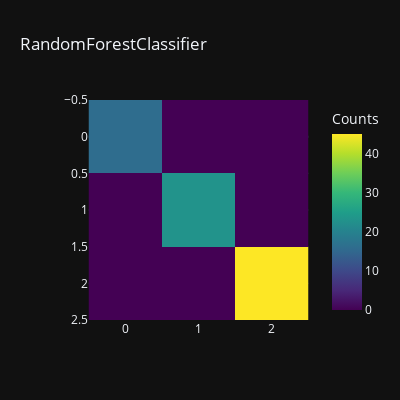

Here is the notebook cell this chart was saved with:
### Code cell
models = [rfc]
for model in models:
    model.fit(x_train, y_train)
    y_pred = model.predict(x_test)
    print(type(model).__name__,"Mean_absolute_error: ",mean_absolute_error(y_test, y_pred))
    print(type(model).__name__,"Mean_squared_error: ",mean_squared_error(y_test, y_pred))
    print(type(model).__name__,"Root_mean_squared_error: ",np.sqrt(mean_squared_error(y_test, y_pred)))
    print(type(model).__name__,"R2_score: ",r2_score(y_test, y_pred))
    print(type(model).__name__,"Classification_report: \n",classification_report(y_test, y_pred))
    

    fig=px.imshow(confusion_matrix(y_test, y_pred),color_continuous_scale="Viridis",title=type(model).__name__,
                  width=400,height=400,labels=dict(X="Predicted", Y="Actual", color="Counts"),template="plotly_dark")
    fig.show()

### Figure 1 — Plotly figure (JSON) as saved in the notebook; plotly's stock layout.template omitted (floating-point values rounded to 4 significant figures)
{"data": [{"coloraxis": "coloraxis", "hovertemplate": "x: %{x}<br>y: %{y}<br>Counts: %{z}<extra></extra>", "name": "0", "type": "heatmap", "xaxis": "x", "yaxis": "y", "z": [[16, 0, 0], [0, 23, 0], [0, 0, 45]]}], "layout": {"coloraxis": {"colorbar": {"title": {"text": "Counts"}}, "colorscale": [[0, "#440154"], [0.1111, "#482878"], [0.2222, "#3e4989"], [0.3333, "#31688e"], [0.4444, "#26828e"], [0.5556, "#1f9e89"], [0.6667, "#35b779"], [0.7778, "#6ece58"], [0.8889, "#b5de2b"], [1, "#fde725"]]}, "height": 400, "title": {"text": "RandomForestClassifier"}, "width": 400, "xaxis": {"anchor": "y", "constrain": "domain", "domain": [0, 1], "scaleanchor": "y"}, "yaxis": {"anchor": "x", "autorange": "reversed", "constrain": "domain", "domain": [0, 1]}}}
